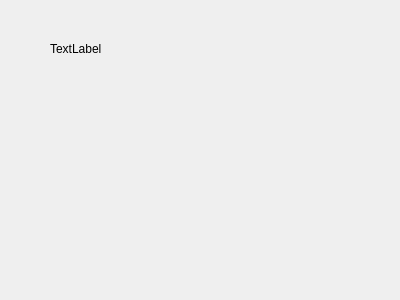
<?xml version="1.0" encoding="UTF-8"?>
<ui version="4.0">
 <class>Dialog</class>
 <widget class="QDialog" name="Dialog">
  <property name="geometry">
   <rect>
    <x>0</x>
    <y>0</y>
    <width>400</width>
    <height>300</height>
   </rect>
  </property>
  <property name="windowTitle">
   <string>Dialog</string>
  </property>
  <widget class="QLabel" name="label">
   <property name="geometry">
    <rect>
     <x>50</x>
     <y>40</y>
     <width>54</width>
     <height>17</height>
    </rect>
   </property>
   <property name="text">
    <string>TextLabel</string>
   </property>
  </widget>
 </widget>
 <resources/>
 <connections/>
</ui>
